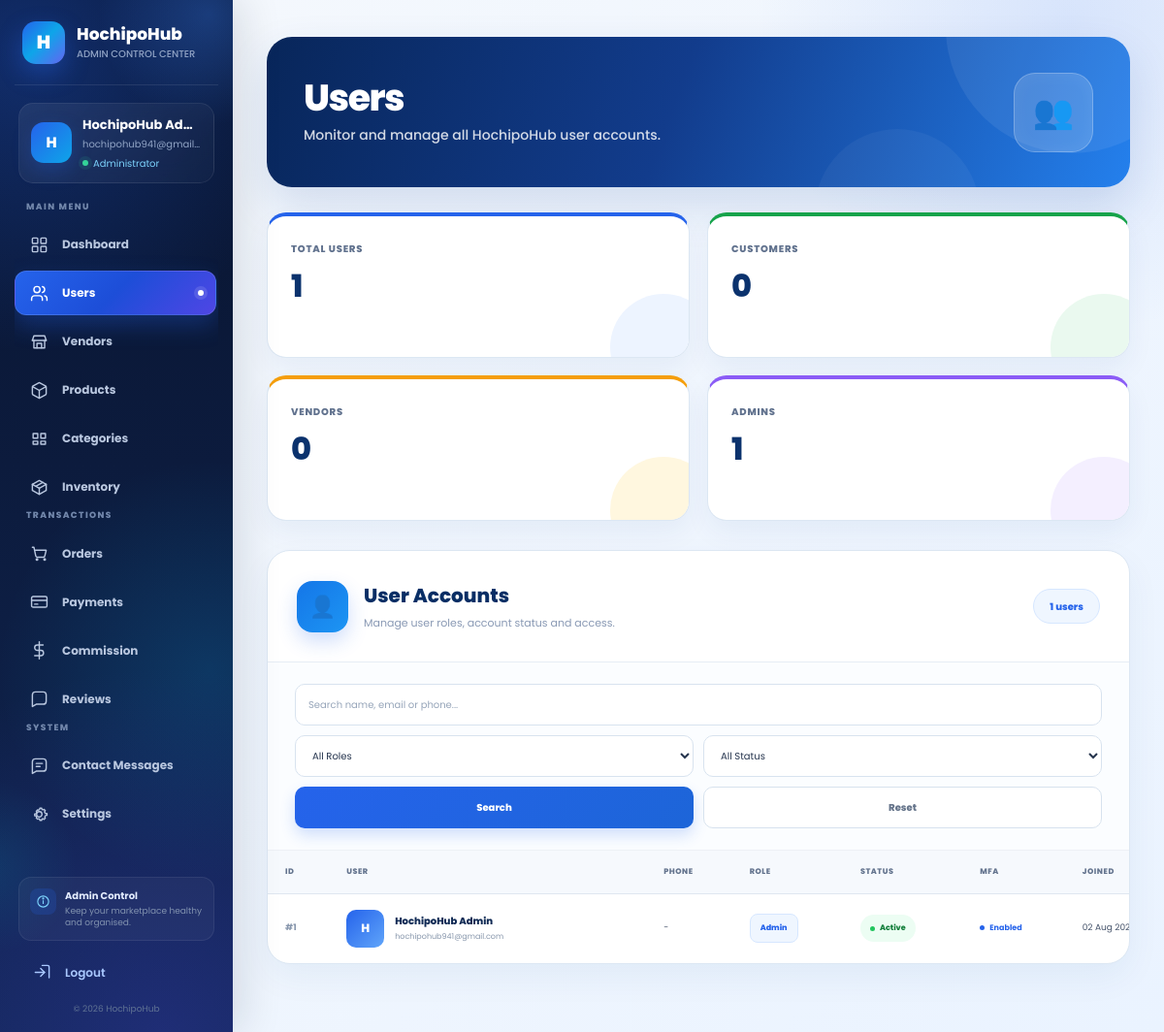
The page /admin/users.php (signed in) on the database its author committed.
### tables this page shows
CREATE TABLE `users` (
    `user_id` INT NOT NULL AUTO_INCREMENT,
    `name` VARCHAR(100) NOT NULL,
    `email` VARCHAR(100) NOT NULL,
    `phone` VARCHAR(20) DEFAULT NULL,
    `password` VARCHAR(255) NOT NULL,
    `profile_image` VARCHAR(255) DEFAULT NULL,

    `role` ENUM(
        'customer',
        'vendor',
        'admin'
    )
    NOT NULL DEFAULT 'customer',

    `status` ENUM(
        'active',
        'inactive',
        'pending',
        'suspended'
    )
    NOT NULL DEFAULT 'active',

    `mfa_enabled` TINYINT(1) NOT NULL DEFAULT '1',
    `mfa_code` VARCHAR(10) DEFAULT NULL,
    `mfa_expiry` DATETIME DEFAULT NULL,

    `reset_code` VARCHAR(10) DEFAULT NULL,
    `reset_expiry` DATETIME DEFAULT NULL,

    `created_at` DATETIME NOT NULL DEFAULT CURRENT_TIMESTAMP,

    `updated_at` DATETIME NOT NULL
        DEFAULT CURRENT_TIMESTAMP
        ON UPDATE CURRENT_TIMESTAMP,

    PRIMARY KEY (`user_id`),

    UNIQUE KEY `email` (`email`),
    UNIQUE KEY `phone` (`phone`)
);

### admin/users.php (the view, shortened to what the rows shown need)
<?php
$db = getDB();
$adminId =
    (int) $_SESSION['user_id'];
$sql = "
    SELECT
        u.user_id,
        u.name,
        u.email,
        u.phone,
        u.role,
        u.status,
        u.mfa_enabled,
        u.created_at,
        v.vendor_id,
        v.business_name,
        v.approval_status
    FROM users u
    LEFT JOIN vendors v
        ON u.user_id = v.user_id
    WHERE 1 = 1
";
$params = [];
$sql .= "
    ORDER BY
        u.created_at DESC,
        u.user_id DESC
";
$users = [];
try {
    $stmt =
        $db->prepare(
            $sql
        );
    $stmt->execute(
        $params
    );
    $users =
        $stmt->fetchAll(
            PDO::FETCH_ASSOC
        );
}
catch (Throwable $e) {
    $users = [];
    error_log(
        $e->getMessage()
    );
}
?>
<!DOCTYPE html>
<html lang="en">
<head>
    <link
        rel="stylesheet"
        href="../css/admin.css"
    >
    <link
        rel="stylesheet"
        href="../css/responsive.css"
    >
</head>
<body>
<div class="admin-wrapper">
    <main class="users-main">
        <div class="users-content">
            <section class="users-hero">
                <div class="users-hero-text">
                    <h1>
                        Users
                    </h1>
                </div>
            </section>
            <section class="users-panel">
                <div class="users-panel-header">
                    <div class="users-panel-title">
                        <div>
                            <h2>
                                User Accounts
                            </h2>
                        </div>
                    </div>
                </div>
                <div class="users-table-wrapper">
                    <table class="users-table">
                        <thead>
                            <tr>
                                <th>
                                    ID
                                </th>
                                <th>
                                    User
                                </th>
                                <th>
                                    Phone
                                </th>
                                <th>
                                    Role
                                </th>
                                <th>
                                    Status
                                </th>
                                <th>
                                    MFA
                                </th>
                                <th>
                                    Joined
                                </th>
                            </tr>
                        </thead>
                        <tbody>
                            <?php if (empty($users)): ?>
                                <tr>
                                    <td
                                        colspan="8"
                                        class="users-empty"
                                    >
                                        No users found.
                                    </td>
                                </tr>
                            <?php else: ?>
                                <?php foreach ($users as $user): ?>
                                    <?php
                                    $initial =
                                        strtoupper(
                                            substr(
                                                trim(
                                                    $user['name']
                                                    ?? 'U'
                                                ),
                                                0,
                                                1
                                            )
                                        );
                                    $createdTimestamp =
                                        !empty(
                                            $user[
                                                'created_at'
                                            ]
                                        )
                                            ? strtotime(
                                                $user[
                                                    'created_at'
                                                ]
                                            )
                                            : false;
                                    ?>
                                    <tr>
                                        <td>
                                            <span class="user-id">
                                                #<?= (int)
                                                    $user[
                                                        'user_id'
                                                    ] ?>
                                            </span>
                                        </td>
                                        <td>
                                            <div class="user-cell">
                                                <div class="user-avatar">
                                                    <?= e(
                                                        $initial
                                                    ) ?>
                                                </div>
                                                <div class="user-cell-info">
                                                    <strong>
                                                        <?= e(
                                                            $user[
                                                                'name'
                                                            ]
                                                        ) ?>
                                                    </strong>
                                                    <small>
                                                        <?= e(
                                                            $user[
                                                                'email'
                                                            ]
                                                        ) ?>
                                                    </small>
                                                </div>
                                            </div>
                                        </td>
                                        <td>
                                            <?= e(
                                                $user[
                                                    'phone'
                                                ]
                                                ?? '-'
                                            ) ?>
                                        </td>
                                        <td>
                                            <?php if (
                                                (int)
                                                $user[
                                                    'user_id'
                                                ]
                                                ===
                                                $adminId
                                            ): ?>
                                                <span class="user-role-badge">
                                                    <?= e(
                                                        $user[
                                                            'role'
                                                        ]
                                                    ) ?>
                                                </span>
                                            <?php endif; ?>
                                        </td>
                                        <td>
                                            <?php if (
                                                (int)
                                                $user[
                                                    'user_id'
                                                ]
                                                ===
                                                $adminId
                                            ): ?>
                                                <span
                                                    class="
                                                        user-status-badge
                                                        <?= e(
                                                            $user[
                                                                'status'
                                                            ]
                                                        ) ?>
                                                    "
                                                >
                                                    <?= e(
                                                        $user[
                                                            'status'
                                                        ]
                                                    ) ?>
                                                </span>
                                            <?php endif; ?>
                                        </td>
                                        <td>
                                            <span
                                                class="
                                                    user-mfa
                                                    <?= empty(
                                                        $user[
                                                            'mfa_enabled'
                                                        ]
                                                    )
                                                        ? 'disabled'
                                                        : '' ?>
                                                "
                                            >
                                                <?= !empty(
                                                    $user[
                                                        'mfa_enabled'
                                                    ]
                                                )
                                                    ? 'Enabled'
                                                    : 'Disabled' ?>
                                            </span>
                                        </td>
                                        <td>
                                            <?= $createdTimestamp
                                                ? e(
                                                    date(
                                                        'd M Y',
                                                        $createdTimestamp
                                                    )
                                                )
                                                : '-' ?>
                                        </td>
                                    </tr>
                                <?php endforeach; ?>
                            <?php endif; ?>
                        </tbody>
                    </table>
                </div>
            </section>
        </div>
    </main>
</div>
</body>
</html>

### rows shown on the page
users: user_id "1", name "H", name "HochipoHub Admin", email "hochipohub941@gmail.com", phone "-", role "Admin", status "Active", mfa_enabled "Enabled", created_at "02 Aug…"

### other values the page prints
$totalUsers "1"
$totalCustomers "0"
$totalVendors "0"
$totalAdmins "1"
